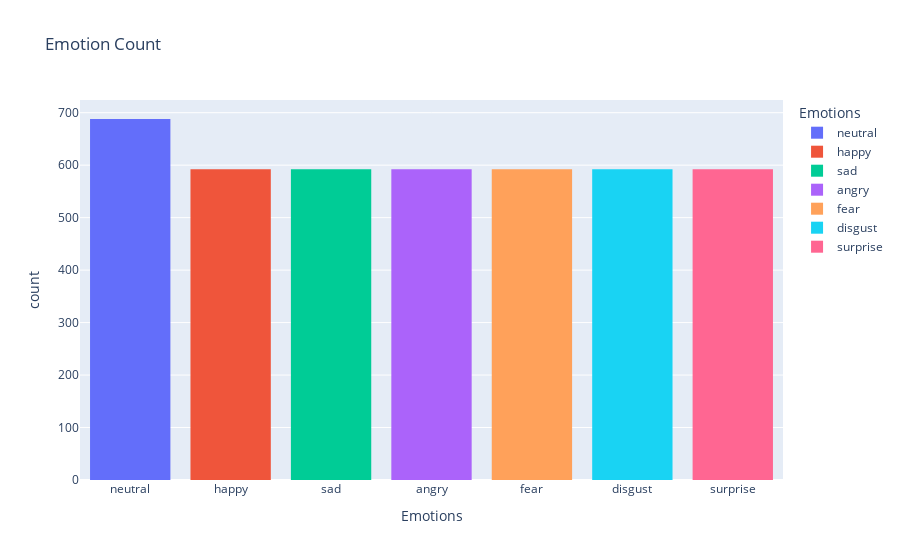

Here is the notebook cell this chart was saved with:
### Markdown cell above
#### 3.5 Combined Data Set

### Code cell
px_fig = px.histogram(main_df,
                      x='Emotions',
                      color='Emotions',
                      title='Emotion Count')
px_fig.update_layout(bargap=0.2)
px_fig.show()

### Figure 1 — Plotly figure (JSON) as saved in the notebook; plotly's stock layout.template omitted (floating-point values rounded to 4 significant figures; data arrays with more than 128 entries replaced by an {"elided": "..."} marker saying what was removed)
{"data": [{"alignmentgroup": "True", "bingroup": "x", "hovertemplate": "Emotions=%{x}<br>count=%{y}<extra></extra>", "legendgroup": "neutral", "marker": {"color": "#636efa", "pattern": {"shape": ""}}, "name": "neutral", "offsetgroup": "neutral", "orientation": "v", "showlegend": true, "type": "histogram", "x": {"elided": "688 str values"}, "xaxis": "x", "yaxis": "y"}, {"alignmentgroup": "True", "bingroup": "x", "hovertemplate": "Emotions=%{x}<br>count=%{y}<extra></extra>", "legendgroup": "happy", "marker": {"color": "#EF553B", "pattern": {"shape": ""}}, "name": "happy", "offsetgroup": "happy", "orientation": "v", "showlegend": true, "type": "histogram", "x": {"elided": "592 str values"}, "xaxis": "x", "yaxis": "y"}, {"alignmentgroup": "True", "bingroup": "x", "hovertemplate": "Emotions=%{x}<br>count=%{y}<extra></extra>", "legendgroup": "sad", "marker": {"color": "#00cc96", "pattern": {"shape": ""}}, "name": "sad", "offsetgroup": "sad", "orientation": "v", "showlegend": true, "type": "histogram", "x": {"elided": "592 str values"}, "xaxis": "x", "yaxis": "y"}, {"alignmentgroup": "True", "bingroup": "x", "hovertemplate": "Emotions=%{x}<br>count=%{y}<extra></extra>", "legendgroup": "angry", "marker": {"color": "#ab63fa", "pattern": {"shape": ""}}, "name": "angry", "offsetgroup": "angry", "orientation": "v", "showlegend": true, "type": "histogram", "x": {"elided": "592 str values"}, "xaxis": "x", "yaxis": "y"}, {"alignmentgroup": "True", "bingroup": "x", "hovertemplate": "Emotions=%{x}<br>count=%{y}<extra></extra>", "legendgroup": "fear", "marker": {"color": "#FFA15A", "pattern": {"shape": ""}}, "name": "fear", "offsetgroup": "fear", "orientation": "v", "showlegend": true, "type": "histogram", "x": {"elided": "592 str values"}, "xaxis": "x", "yaxis": "y"}, {"alignmentgroup": "True", "bingroup": "x", "hovertemplate": "Emotions=%{x}<br>count=%{y}<extra></extra>", "legendgroup": "disgust", "marker": {"color": "#19d3f3", "pattern": {"shape": ""}}, "name": "disgust", "offsetgroup": "disgust", "orientation": "v", "showlegend": true, "type": "histogram", "x": {"elided": "592 str values"}, "xaxis": "x", "yaxis": "y"}, {"alignmentgroup": "True", "bingroup": "x", "hovertemplate": "Emotions=%{x}<br>count=%{y}<extra></extra>", "legendgroup": "surprise", "marker": {"color": "#FF6692", "pattern": {"shape": ""}}, "name": "surprise", "offsetgroup": "surprise", "orientation": "v", "showlegend": true, "type": "histogram", "x": {"elided": "592 str values"}, "xaxis": "x", "yaxis": "y"}], "layout": {"bargap": 0.2, "barmode": "relative", "legend": {"title": {"text": "Emotions"}, "tracegroupgap": 0}, "title": {"text": "Emotion Count"}, "xaxis": {"anchor": "y", "categoryarray": ["neutral", "happy", "sad", "angry", "fear", "disgust", "surprise"], "categoryorder": "array", "domain": [0, 1], "title": {"text": "Emotions"}}, "yaxis": {"anchor": "x", "domain": [0, 1], "title": {"text": "count"}}}}
